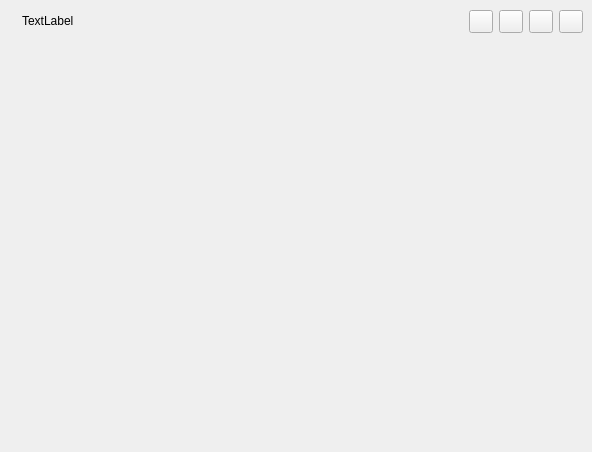
<?xml version="1.0" encoding="UTF-8"?>
<ui version="4.0">
 <class>Conversation_C2C</class>
 <widget class="QWidget" name="Conversation_C2C">
  <property name="geometry">
   <rect>
    <x>0</x>
    <y>0</y>
    <width>592</width>
    <height>452</height>
   </rect>
  </property>
  <layout class="QVBoxLayout" name="verticalLayout_2">
   <property name="spacing">
    <number>0</number>
   </property>
   <property name="leftMargin">
    <number>0</number>
   </property>
   <property name="topMargin">
    <number>0</number>
   </property>
   <property name="rightMargin">
    <number>0</number>
   </property>
   <property name="bottomMargin">
    <number>0</number>
   </property>
   <item>
    <widget class="QWidget" name="contentWidget" native="true">
     <layout class="QVBoxLayout" name="verticalLayout">
      <property name="spacing">
       <number>0</number>
      </property>
      <property name="leftMargin">
       <number>0</number>
      </property>
      <property name="topMargin">
       <number>0</number>
      </property>
      <property name="rightMargin">
       <number>0</number>
      </property>
      <property name="bottomMargin">
       <number>0</number>
      </property>
      <item>
       <widget class="QWidget" name="chatTitleWidget" native="true">
        <layout class="QHBoxLayout" name="horizontalLayout">
         <item>
          <widget class="QClickedLabel" name="lbFace">
           <property name="cursor">
            <cursorShape>PointingHandCursor</cursorShape>
           </property>
           <property name="text">
            <string/>
           </property>
          </widget>
         </item>
         <item>
          <widget class="QClickedLabel" name="lbName">
           <property name="cursor">
            <cursorShape>PointingHandCursor</cursorShape>
           </property>
           <property name="text">
            <string>TextLabel</string>
           </property>
          </widget>
         </item>
         <item>
          <spacer name="horizontalSpacer">
           <property name="orientation">
            <enum>Qt::Horizontal</enum>
           </property>
           <property name="sizeHint" stdset="0">
            <size>
             <width>376</width>
             <height>20</height>
            </size>
           </property>
          </spacer>
         </item>
         <item>
          <layout class="QVBoxLayout" name="verticalLayout_3">
           <property name="spacing">
            <number>1</number>
           </property>
           <item>
            <widget class="CRDialogBtns" name="crDlgBtns" native="true"/>
           </item>
           <item>
            <widget class="QFrame" name="toolBarWidget">
             <layout class="QHBoxLayout" name="horizontalLayout_3">
              <property name="leftMargin">
               <number>0</number>
              </property>
              <property name="topMargin">
               <number>0</number>
              </property>
              <property name="rightMargin">
               <number>0</number>
              </property>
              <property name="bottomMargin">
               <number>0</number>
              </property>
              <item>
               <widget class="QWidget" name="space_2" native="true"/>
              </item>
              <item>
               <widget class="QActionStyleBtn" name="btnVideoMsg">
                <property name="cursor">
                 <cursorShape>PointingHandCursor</cursorShape>
                </property>
                <property name="toolTip">
                 <string>视频通话</string>
                </property>
               </widget>
              </item>
              <item>
               <widget class="QActionStyleBtn" name="btnAudioMsg">
                <property name="cursor">
                 <cursorShape>PointingHandCursor</cursorShape>
                </property>
                <property name="toolTip">
                 <string>语音通话</string>
                </property>
               </widget>
              </item>
              <item>
               <widget class="QActionStyleBtn" name="btnCreateGrp">
                <property name="cursor">
                 <cursorShape>PointingHandCursor</cursorShape>
                </property>
                <property name="toolTip">
                 <string>创建群聊</string>
                </property>
               </widget>
              </item>
              <item>
               <widget class="QActionStyleBtn" name="btnSetting">
                <property name="cursor">
                 <cursorShape>PointingHandCursor</cursorShape>
                </property>
                <property name="toolTip">
                 <string>设置</string>
                </property>
                <property name="popupMode">
                 <enum>QToolButton::InstantPopup</enum>
                </property>
               </widget>
              </item>
             </layout>
            </widget>
           </item>
          </layout>
         </item>
        </layout>
       </widget>
      </item>
      <item>
       <widget class="QSplitter" name="splitter">
        <property name="orientation">
         <enum>Qt::Vertical</enum>
        </property>
        <property name="handleWidth">
         <number>1</number>
        </property>
        <property name="childrenCollapsible">
         <bool>false</bool>
        </property>
        <widget class="IMMsgWidget_Recv" name="recvContainer" native="true">
         <property name="sizePolicy">
          <sizepolicy hsizetype="Preferred" vsizetype="Expanding">
           <horstretch>0</horstretch>
           <verstretch>0</verstretch>
          </sizepolicy>
         </property>
         <property name="minimumSize">
          <size>
           <width>0</width>
           <height>200</height>
          </size>
         </property>
        </widget>
        <widget class="MsgSendContainer" name="sendContainer" native="true">
         <property name="sizePolicy">
          <sizepolicy hsizetype="Preferred" vsizetype="Expanding">
           <horstretch>0</horstretch>
           <verstretch>0</verstretch>
          </sizepolicy>
         </property>
         <property name="minimumSize">
          <size>
           <width>0</width>
           <height>200</height>
          </size>
         </property>
        </widget>
       </widget>
      </item>
     </layout>
    </widget>
   </item>
  </layout>
 </widget>
 <customwidgets>
  <customwidget>
   <class>CRDialogBtns</class>
   <extends>QWidget</extends>
   <header location="global">CRDialogBtns.h</header>
   <container>1</container>
  </customwidget>
  <customwidget>
   <class>QActionStyleBtn</class>
   <extends>QToolButton</extends>
   <header>QActionStyleBtn.h</header>
  </customwidget>
  <customwidget>
   <class>MsgSendContainer</class>
   <extends>QWidget</extends>
   <header>MsgSendContainer.h</header>
   <container>1</container>
  </customwidget>
  <customwidget>
   <class>IMMsgWidget_Recv</class>
   <extends>QWidget</extends>
   <header>IMMsgWidget_Recv.h</header>
   <container>1</container>
  </customwidget>
  <customwidget>
   <class>QClickedLabel</class>
   <extends>QLabel</extends>
   <header>QClickedLabel.h</header>
  </customwidget>
 </customwidgets>
 <resources/>
 <connections/>
</ui>
